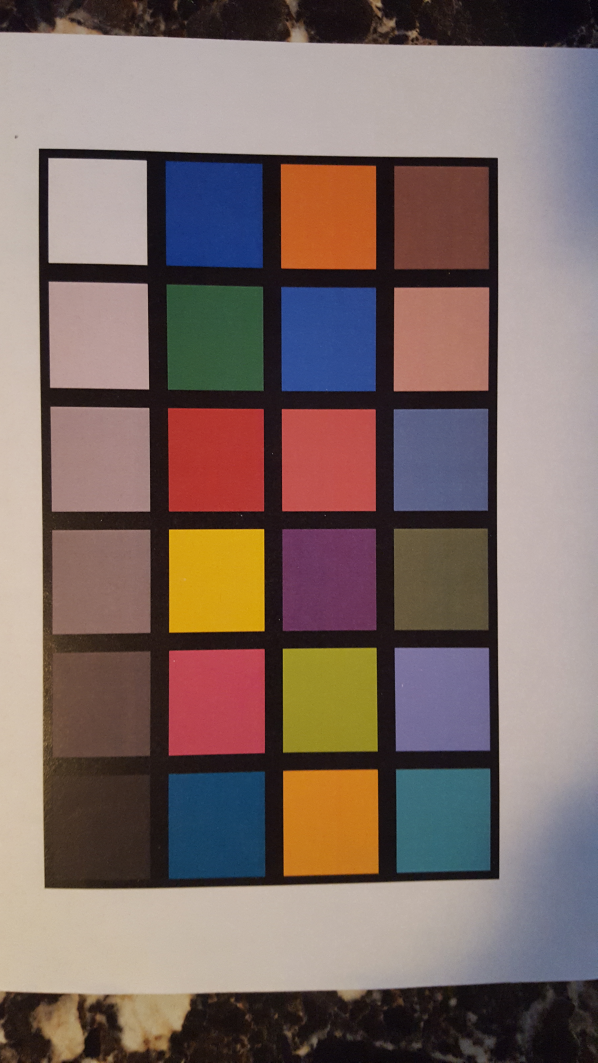
#> input picture resistor_identifier/color_checker.jpg, 2988 x 5312 px (shown at 1/5 size)
$ python resistor_identifier.py   (Python 2 division)   (older library calls are emulated)
#> lines starting #> are read from the running program, lines starting #| are printed output that depends on the picture
#!/usr/bin/env python
import numpy as np
import math
import cv2
from time import sleep

# global variables
non_zero_pix = []
top_vals = []
color = []
top_colors_array = []
cx = []
cy = []


def set_color(color_checker):

    def nothing(x):
        pass

    cv2.namedWindow('Set threshold for color blocks')
    cv2.createTrackbar('Lower threshold', 'Set threshold for color blocks', 0, 255, nothing)
    # cv2.createTrackbar('Upper threshold', 'Set threshold for color blocks', 0, 255, nothing)

    gray_color = cv2.cvtColor(color_checker, cv2.COLOR_BGR2GRAY)
    blurred_color = cv2.GaussianBlur(gray_color, (7, 7), 0)
    thresh_upper = 255

    while(True):
        thresh_lower = cv2.getTrackbarPos('Lower threshold', 'Set threshold for color blocks')
        # thresh_upper = cv2.getTrackbarPos('Upper threshold', 'Set threshold for color blocks')
        thresh_color = cv2.threshold(blurred_color, thresh_lower, thresh_upper, cv2.THRESH_BINARY_INV)[1]

        cv2.imshow('Set threshold for color blocks', thresh_color)
        k = cv2.waitKey(1) & 0xFF

        if k == 27:
            break

    return thresh_color


# [144 lines left out: functions set_gamma, set_median, set_canny, set_dilate, set_close, not called in this run]


def set_erode(closed_res):

    def nothing(x):
        pass

    cv2.namedWindow('Set erode level')

    cv2.createTrackbar('Horizontal level', 'Set erode level', 1, 21, nothing)
    cv2.createTrackbar('Vertical level', 'Set erode level', 1, 21, nothing)
    cv2.createTrackbar('Num. of iterations', 'Set erode level', 1, 5, nothing)

    while(True):
        horiz_val = cv2.getTrackbarPos('Horizontal level', 'Set erode level')
        vert_val = cv2.getTrackbarPos('Vertical level', 'Set erode level')
        iterations = cv2.getTrackbarPos('Num. of iterations', 'Set erode level')

        # have to make sure kernel values != 0
        if horiz_val == 0:
            horiz_val = 1

        if vert_val == 0:
            vert_val = 1

        if iterations == 0:
            iterations = 1

        kernel = cv2.getStructuringElement(cv2.MORPH_RECT, (horiz_val, vert_val))
        eroded_res = cv2.erode(closed_res, kernel, iterations)
        cv2.imshow('Set erode level', eroded_res)
        k = cv2.waitKey(1) & 0xFF

        if k == 27:
            break

    return eroded_res


def calibrate_color_checker(input_image):

    # theoretical color values from color checker image, ordered BGR
    # ordered left to right, then top to bottom
#> called with input_image = 'color_checker.jpg'
    color_vals = []
    color_vals.append([68, 82, 115])      # dark skin
    color_vals.append([130, 150, 194])    # light skin
    color_vals.append([157, 122, 98])     # blue sky
    color_vals.append([67, 108, 87])      # foliage
    color_vals.append([177, 128, 133])    # blue flower
    color_vals.append([170, 189, 103])    # bluish green
    color_vals.append([44, 126, 217])     # orange
    color_vals.append([166, 91, 80])      # purple red
    color_vals.append([99, 90, 193])      # moderate red
    color_vals.append([108, 60, 94])      # purple
    color_vals.append([64, 188, 157])     # yellow green
    color_vals.append([46, 163, 224])     # orange yellow
    color_vals.append([150, 61, 56])      # blue
    color_vals.append([73, 148, 70])      # green
    color_vals.append([60, 54, 175])      # red
    color_vals.append([31, 199, 231])     # yellow
    color_vals.append([149, 86, 187])     # magenta
    color_vals.append([161, 133, 8])      # cyan
    # skip white for now (bottom left)
    color_vals.append([200, 200, 200])    # neutral 8
    color_vals.append([160, 160, 160])    # neutral 65
    color_vals.append([121, 122, 122])    # neutral 5
    color_vals.append([85, 85, 85])       # neutral 35
    color_vals.append([52, 52, 52])       # black

    color_checker = cv2.imread(input_image)
#> color_checker is the input picture: shape (5312, 2988, 3); mean B, G, R 101.6, 106.7, 124.9
    rows, columns, dim = color_checker.shape
#> rows = 5312; columns = 2988; dim = 3
    scale= 0.15
    color_checker = cv2.resize(color_checker, (int(columns*scale), int(rows*scale)))
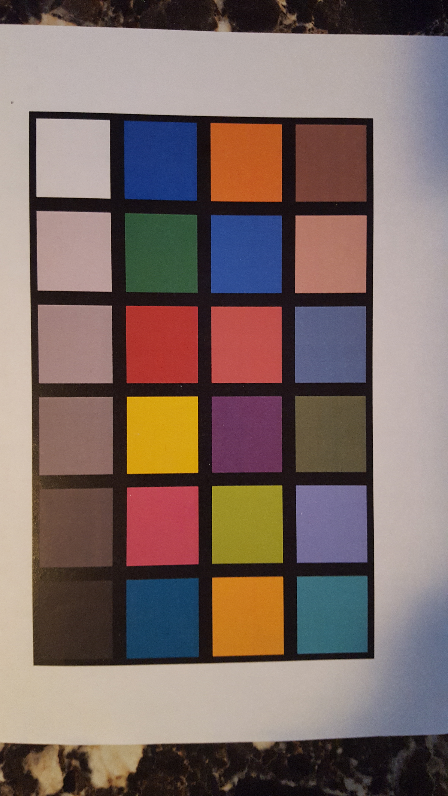
#> color_checker: shape (796, 448, 3); mean B, G, R 101.5, 106.6, 124.8
    rows, columns, dim = color_checker.shape
#> rows = 796; columns = 448
    # mask the original image with the binary image returned from set_color()
    mask = set_color(color_checker)
#> in set_color, `gray_color = cv2.cvtColor(color_checker, cv2.COLOR_BGR2GRAY)`:
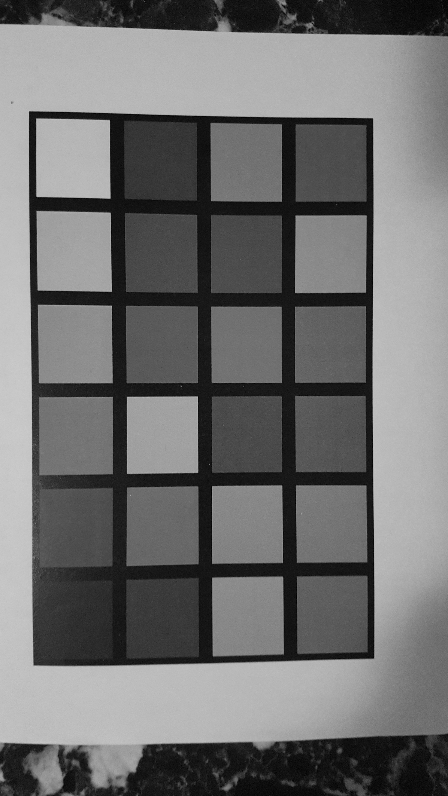
#> gray_color: shape (796, 448); min 0, max 206, mean 111.5
#> in set_color, `thresh_color = cv2.threshold(blurred_color, thresh_lower, thresh_upper..`: thresh_color: shape (796, 448); every value is 0
#> (key Esc is pressed here)
    mask = set_erode(mask)
#> (key Esc is pressed here)
    final_color = cv2.bitwise_and(color_checker, color_checker, mask = mask)
#> final_color: shape (796, 448, 3); every value is 0

    # cv2.findContours returns set of outlines (AKA contours) that correspond with each of the
    # white blobs on the image
    contours = cv2.findContours(mask.copy(), cv2.RETR_EXTERNAL, cv2.CHAIN_APPROX_SIMPLE)[1]
#> contours = []

    center = []
    actual_color_vals = []
    count_loops = 0

    for c in contours:
        # compute the center of mass of the contour
        moments = cv2.moments(c)
        if moments["m00"] != 0:
            cx = int(moments["m10"] / moments["m00"])
            cy = int(moments["m01"] / moments["m00"])
            center.append([cx, cy])
        else:
            center.append([cx, cy])

        B = 0
        G = 0
        R = 0
        count_avg = 0

        # compute the average color of a 3 x 3 block centered at (cx, cy)within each colored block
        # in the color checker image
        for i in range(cy - 3, cy + 4):
            for j in range(cx - 3, cx + 4):
                B += color_checker[i, j][0]
                G += color_checker[i, j][1]
                R += color_checker[i, j][2]
                count_avg += 1

        B_avg = B / count_avg
        G_avg = G / count_avg
        R_avg = R / count_avg
        actual_color_vals.append([B_avg, G_avg, R_avg])
        print('Actual color values: ', actual_color_vals[count_loops])
        count_loops += 1

        # draw the contour and center of the shape on the image
        cv2.drawContours(color_checker, [c], -1, (0, 255, 0), 2)
        cv2.rectangle(color_checker, (cx - 3, cy - 3), (cx + 3, cy + 3), (0, 255, 0), -1)

        cv2.imshow('Color checker', color_checker)
        cv2.waitKey(0)
#> this loop made 0 passes
#> after the loop, actual_color_vals = []; center = []; count_loops = 0


# [271 lines left out: functions calibrate_resistor, identify_colors, calculate_value, not called in this run]


calibrate_color_checker('color_checker.jpg')

$ run again, with resistor_identifier/rainbow.jpg copied over resistor_identifier/color_checker.jpg
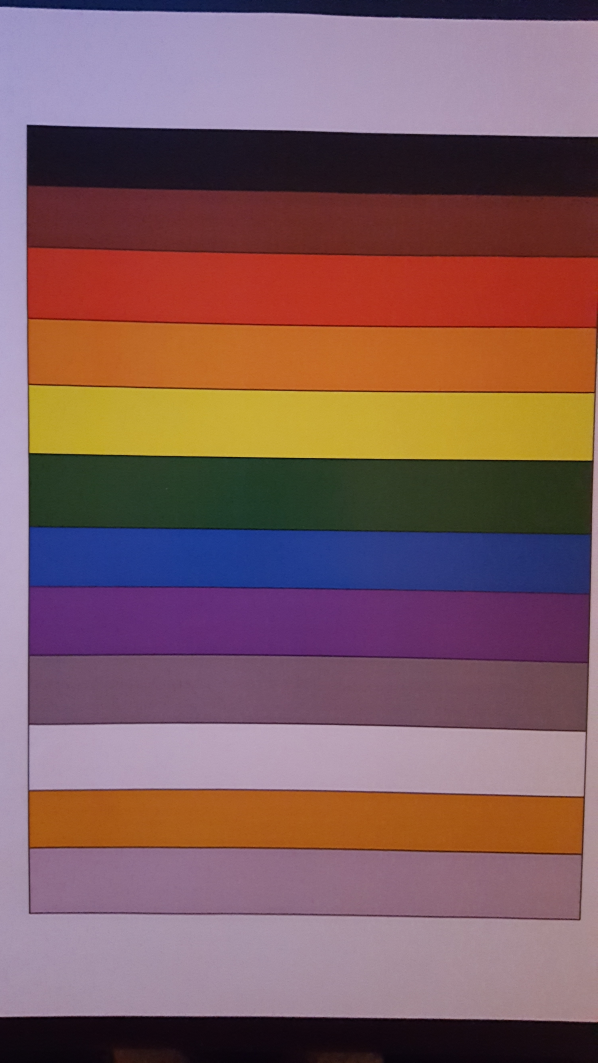
#> input picture resistor_identifier/rainbow.jpg, 2988 x 5312 px (shown at 1/5 size)
#> in calibrate_color_checker, color_checker is the input picture: shape (5312, 2988, 3); mean B, G, R 96, 93.2, 128
#> in calibrate_color_checker, `color_checker = cv2.resize(color_checker, (int(columns*scale), int(row..`:
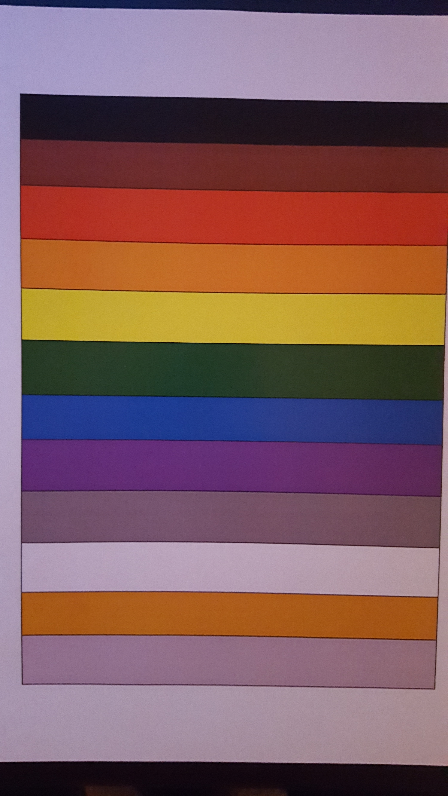
#> color_checker: shape (796, 448, 3); mean B, G, R 95.9, 93.1, 127.9
#> in set_color, `gray_color = cv2.cvtColor(color_checker, cv2.COLOR_BGR2GRAY)`:
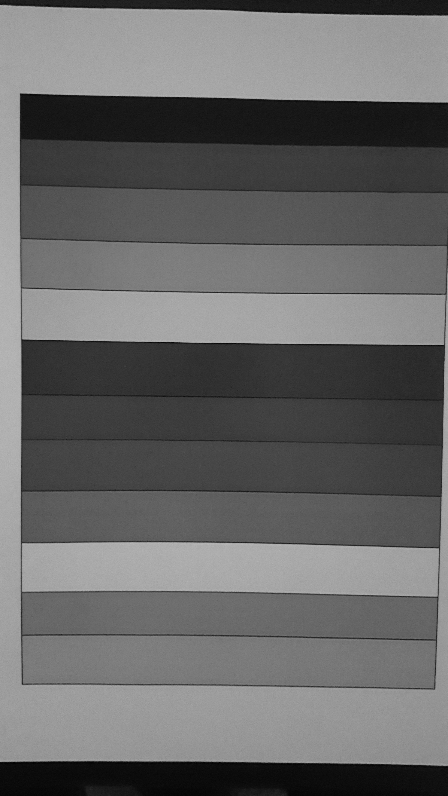
#> gray_color: shape (796, 448); min 3, max 184, mean 103.8
#> thresh_color: shape (796, 448); every value is 0
#> final_color: shape (796, 448, 3); every value is 0
#> contours = []
#> after the loop in calibrate_color_checker, `for c in contours:`: count_loops = 0

$ run again, with resistor_identifier/resistor_1.jpg copied over resistor_identifier/color_checker.jpg
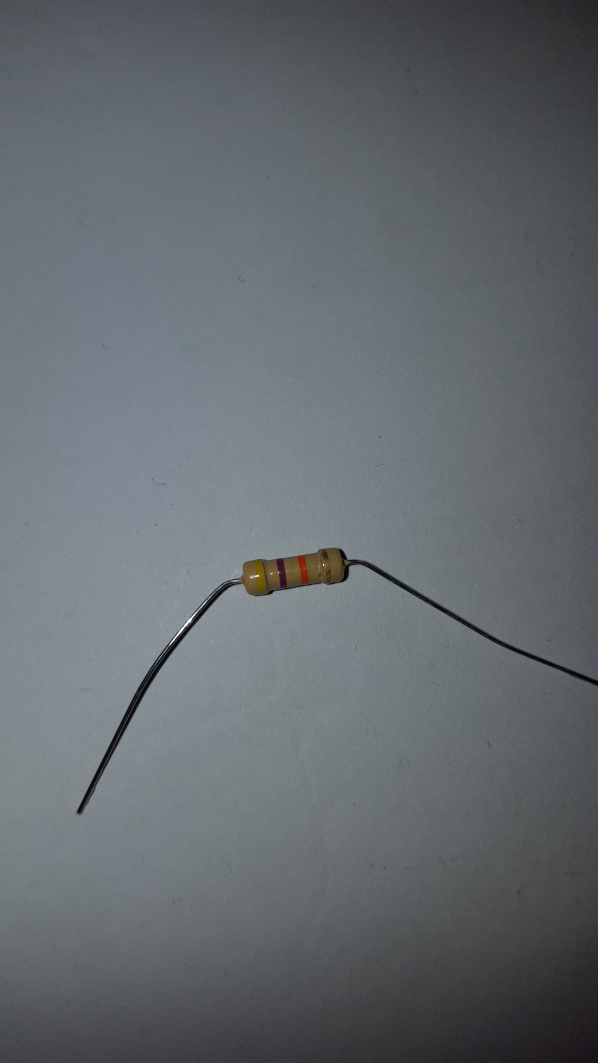
#> input picture resistor_identifier/resistor_1.jpg, 2988 x 5312 px (shown at 1/5 size)
#> in calibrate_color_checker, color_checker is the input picture: shape (5312, 2988, 3); mean B, G, R 111, 106.1, 100
#> in calibrate_color_checker, `color_checker = cv2.resize(color_checker, (int(columns*scale), int(row..`:
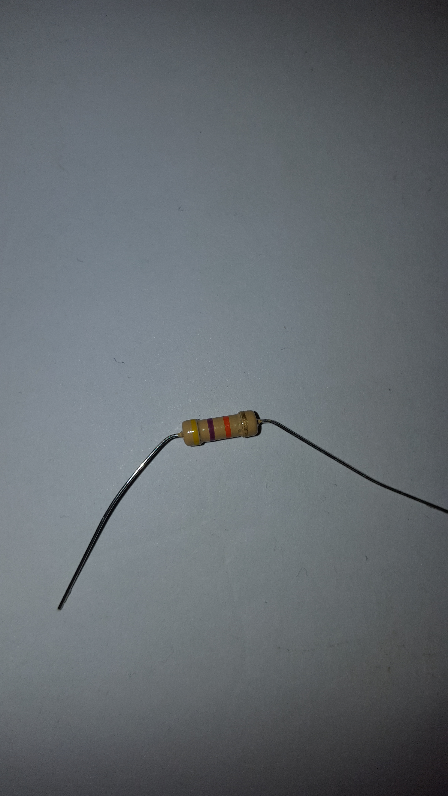
#> color_checker: shape (796, 448, 3); mean B, G, R 110.8, 106, 99.9
#> thresh_color: shape (796, 448); every value is 0
#> final_color: shape (796, 448, 3); every value is 0
#> contours = []
#> after the loop in calibrate_color_checker, `for c in contours:`: count_loops = 0

$ run again, with resistor_identifier/resistor_2.jpg copied over resistor_identifier/color_checker.jpg
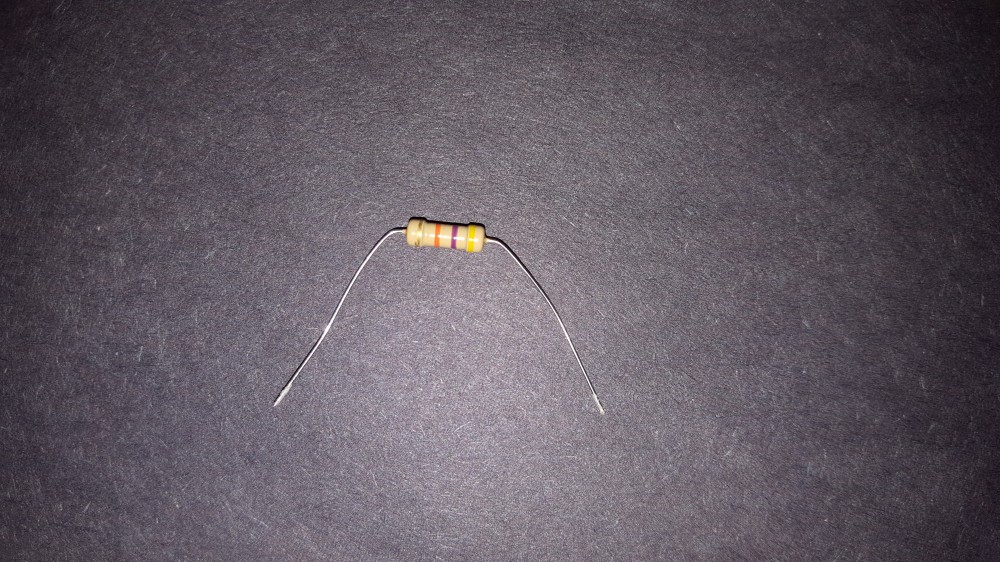
#> input picture resistor_identifier/resistor_2.jpg, 1000 x 562 px
#> in calibrate_color_checker, color_checker is the input picture: shape (562, 1000, 3); mean B, G, R 98, 88.8, 96.8
#> in calibrate_color_checker, `color_checker = cv2.resize(color_checker, (int(columns*scale), int(row..`:
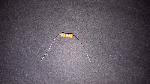
#> color_checker: shape (84, 150, 3); mean B, G, R 98, 88.8, 96.9
#> in set_color, `blurred_color = cv2.GaussianBlur(gray_color, (7, 7), 0)`:
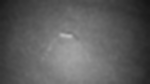
#> blurred_color: shape (84, 150); min 21, max 187, mean 92.3
#> thresh_color: shape (84, 150); every value is 0
#> final_color: shape (84, 150, 3); every value is 0
#> contours = []
#> after the loop in calibrate_color_checker, `for c in contours:`: count_loops = 0
